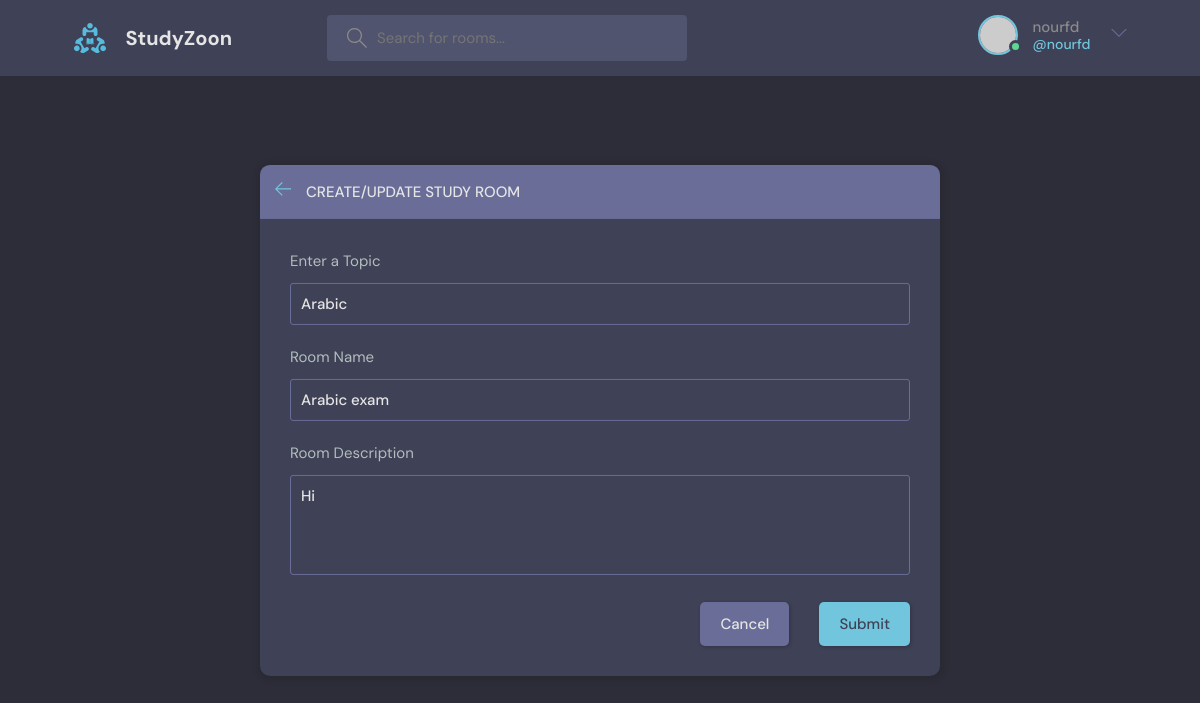
Page /updateroom/11 (signed in) on the committed database.
### base/models.py (models this page shows, shortened)
class Room(models.Model):
    host=models.ForeignKey(User,on_delete=models.SET_NULL,null=True)
    topic=models.ForeignKey(Topic,on_delete=models.SET_NULL,null=True)
    name=models.CharField( max_length=50)
    participants=models.ManyToManyField(User, related_name="participants",blank=True)
    description=models.TextField(null=True,blank=True)
    update=models.DateTimeField(auto_now=True)
    created=models.DateTimeField(auto_now_add=True)
    class Meta:
        ordering= ['-update','-created']
        verbose_name = 'Room'
        verbose_name_plural = 'Rooms'

class Topic(models.Model):
    name=models.CharField( max_length=50)
    class Meta:
        verbose_name = 'Topic'
        verbose_name_plural = 'Topics'

### base/views.py (the view, shortened to what this page needs)
# urls.py: path("updateroom/<int:pk>", views.update_room, name="update_room"),
@login_required(login_url="login")
def update_room(request,pk):
    room=Room.objects.get(id=pk)
    form=RoomForm(instance=room)
    topics = Topic.objects.all()
    if request.user != room.host:
            HttpResponse("you are not allowed here")
    context={"form":form,"topics":topics,"room":room}
    return render(request,"base/room_form.html",context)

### base/forms.py
class RoomForm(ModelForm):
     class Meta:
        model=Room
        fields='__all__'
        exclude = ['host', 'participants']

### base/templates/base/room_form.html (shortened to what this page needs)
{% extends 'main.html' %} {% block content %}
<main class="create-room layout">
  <div class="container">
    <div class="layout__box">
      <div class="layout__boxHeader">
        <div class="layout__boxTitle">
          <a href="">
            <svg
              version="1.1"
              xmlns="http://www.w3.org/2000/svg"
              width="32"
              height="32"
              viewBox="0 0 32 32"
            >
              <title>arrow-left</title>
              <path
                d="M13.723 2.286l-13.723 13.714 13.719 13.714 1.616-1.611-10.96-10.96h27.625v-2.286h-27.625l10.965-10.965-1.616-1.607z"
              ></path>
            </svg>
          </a>
          <h3>Create/Update Study Room</h3>
        </div>
      </div>
      <div class="layout__body">
        <form class="form" action="" method="POST">
          <div class="form__group">
            <label for="room_topic">Enter a Topic</label>
            <input
              required
              type="text"
              value="{{room.topic.name}}"
              name="topic"
              list="topic-list"
            />
          </div>
          <div class="form__group">
            <label for="room_name">Room Name</label>
            {{form.name}}
          </div>
          <div class="form__group">
            <label for="room_description">Room Description</label>
            {{form.description}}
          </div>
          <div class="form__action">
            <a class="btn btn--dark" href="{{request.META.HTTP_REFERER}}"
              >Cancel</a
            >
            <button class="btn btn--main" type="submit">Submit</button>
          </div>
        </form>
      </div>
    </div>
  </div>
</main>
{% endblock content %}

### templates/navbar.html (shortened to what this page needs)
{% load static %}
<header class="header header--loggedIn">
  <div class="container">
    <a href='{% url "home" %}' class="header__logo">
      <img src="{% static 'images/logo.svg' %}" />
      <h1>StudyZoon</h1>
    </a>
    <form class="header__search" action='{% url "home" %} ' method="GET">
      <label>
        <input placeholder="Search for rooms..." name="q" />
      </label>
    </form>
    <nav class="header__menu">
      {% if request.user.is_authenticated %}
      <div class="header__user">
        <a href="{% url 'update_user' %}">
          <div class="avatar avatar--medium active">
            <img src="https://randomuser.me/api/portraits/men/37.jpg" />
          </div>
          <p>
            {{request.user.username}} <span>@{{request.user.username}}</span>
          </p>
        </a>
        <button class="dropdown-button">
          <svg
            version="1.1"
            xmlns="http://www.w3.org/2000/svg"
            width="32"
            height="32"
            viewBox="0 0 32 32"
          >
            <title>chevron-down</title>
            <path d="M16 21l-13-13h-3l16 16 16-16h-3l-13 13z"></path>
          </svg>
        </button>
      </div>
      {% else %}
      <a href="{% url 'loginpage' %}">
        <img src="{% static 'images/avatar.svg'%}" />
        <p>Login</p>
      </a>
      {% endif %}
    </nav>
  </div>
</header>

### rows in the picture
Room: topic "Arabic", name "Arabic exam", description "Hi"

### other values in the picture
{{ request.user.username }} "nourfd"
